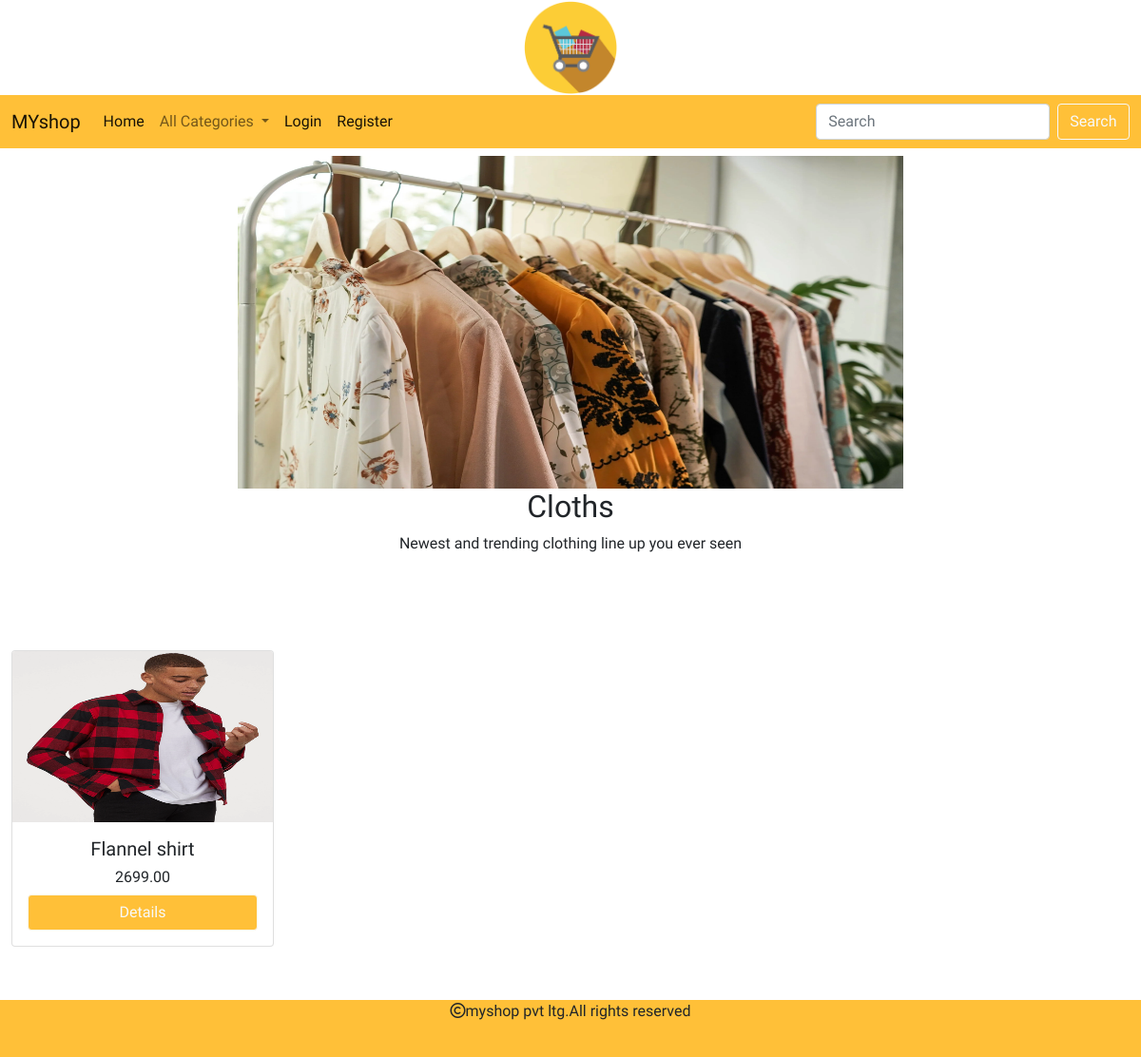
The page /allproducts/cloths on the database its author committed.
### shop/models.py (models this page shows, shortened)
class Category(models.Model):
    name=models.CharField(max_length=250,unique=True)
    slug=models.SlugField(max_length=250,unique=True)
    description=models.TextField(blank=True)
    image=models.ImageField(upload_to='shop/category',null=True,blank=True)

class Product(models.Model):
    name=models.CharField(max_length=200,unique=True)
    slug=models.SlugField(max_length=250,unique=True)
    description=models.TextField(blank=True)
    price=models.DecimalField(max_digits=10,decimal_places=2)
    category=models.ForeignKey(Category,on_delete=models.CASCADE)
    image=models.ImageField(upload_to='img/product',null=True,blank=True)
    stock=models.IntegerField()
    available=models.BooleanField(default=True)
    created=models.DateTimeField(auto_now_add=True)
    updated=models.DateTimeField(auto_now=True)

### shop/views.py (the view)
# urls.py: path('allproducts/<slug:p>',views.allproducts,name="allproducts"),
def allproducts(request,p):
    c=Category.objects.get(slug=p)
    p=Product.objects.filter(category__slug=p)
    return render(request,'products.html',{'p':p,'c':c})

### cart/context_processors.py (called while the page is built, shortened)
def counter(request):
    item_count=0
    return {'item_count':item_count}

### shop/context_processors.py (called while the page is built)
def menu_links(request):
    links=Category.objects.all()
    return {'links':links}

### templates/products.html
{% extends 'base.html' %}
{% load static %}
{% block content %}
<div class="mt-2 d-flex justify-content-center">
    <img src="{{c.image.url}}" height="350px" width="700px">
</div>
<div class="container-fluid" style="margin-bottom:100px;">
    <h2 class="text-center">{{c.name}}</h2>
    <p style="text-align:center;">{{c.description}}</p>
</div>
<div>
<div class="container-fluid" style="margin-bottom:100px;">
    <div class="row">
        {% for i in p %}
        <div class="col-sm-3">
            <div class="card mb-3">
                <img src="{{i.image.url}}" style="height:180px; width:100%;" class="card-img-top">
                <div class="card-body">
                    <h5 class="card-title text-center">{{i.name}}</h5>
                    <h6 class="card-title text-center">{{i.price}}</h6>
                    <a href="{% url 'shop:details' i.slug %}" class="btn btn-primary btn-outline-light d-flex justify-content-center">Details</a>
                </div>
            </div>
        </div>
        {% endfor %}
    </div>
</div>
</div>
{% endblock %}

### static/css/custom.css (style rules this page uses)
body { font-family: 'Belanosima', sans-serif; }

### templates/base.html (style rules this page uses)
.btn-primary { background-color:#ffc038; }

### rows shown on the page
Category: image (picture), name "Cloths", description "Newest and trending clothing line up you ever seen"
Product: image (picture), name "Flannel shirt", price "2699.00"
